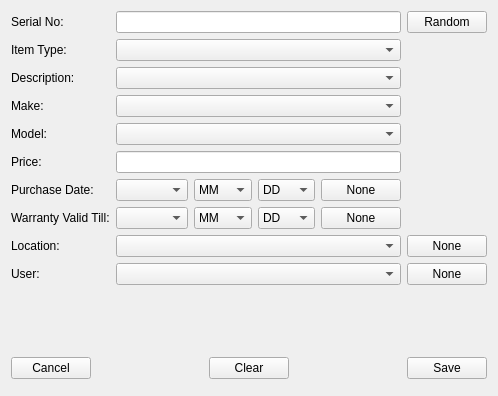
<?xml version="1.0" encoding="UTF-8"?>
<ui version="4.0">
 <class>Form</class>
 <widget class="QWidget" name="Form">
  <property name="geometry">
   <rect>
    <x>0</x>
    <y>0</y>
    <width>498</width>
    <height>396</height>
   </rect>
  </property>
  <property name="windowTitle">
   <string>Form</string>
  </property>
  <layout class="QGridLayout" name="gridLayout">
   <item row="0" column="2">
    <widget class="QPushButton" name="randomButton">
     <property name="text">
      <string>Random</string>
     </property>
    </widget>
   </item>
   <item row="7" column="1">
    <layout class="QHBoxLayout" name="horizontalLayout_3">
     <item>
      <widget class="QComboBox" name="validYYYY"/>
     </item>
     <item>
      <widget class="QComboBox" name="validMM">
       <item>
        <property name="text">
         <string>MM</string>
        </property>
       </item>
       <item>
        <property name="text">
         <string>00</string>
        </property>
       </item>
       <item>
        <property name="text">
         <string>01</string>
        </property>
       </item>
       <item>
        <property name="text">
         <string>02</string>
        </property>
       </item>
       <item>
        <property name="text">
         <string>03</string>
        </property>
       </item>
       <item>
        <property name="text">
         <string>04</string>
        </property>
       </item>
       <item>
        <property name="text">
         <string>05</string>
        </property>
       </item>
       <item>
        <property name="text">
         <string>06</string>
        </property>
       </item>
       <item>
        <property name="text">
         <string>07</string>
        </property>
       </item>
       <item>
        <property name="text">
         <string>08</string>
        </property>
       </item>
       <item>
        <property name="text">
         <string>09</string>
        </property>
       </item>
       <item>
        <property name="text">
         <string>10</string>
        </property>
       </item>
       <item>
        <property name="text">
         <string>11</string>
        </property>
       </item>
       <item>
        <property name="text">
         <string>12</string>
        </property>
       </item>
      </widget>
     </item>
     <item>
      <widget class="QComboBox" name="validDD">
       <item>
        <property name="text">
         <string>DD</string>
        </property>
       </item>
       <item>
        <property name="text">
         <string>00</string>
        </property>
       </item>
       <item>
        <property name="text">
         <string>01</string>
        </property>
       </item>
       <item>
        <property name="text">
         <string>02</string>
        </property>
       </item>
       <item>
        <property name="text">
         <string>03</string>
        </property>
       </item>
       <item>
        <property name="text">
         <string>04</string>
        </property>
       </item>
       <item>
        <property name="text">
         <string>05</string>
        </property>
       </item>
       <item>
        <property name="text">
         <string>06</string>
        </property>
       </item>
       <item>
        <property name="text">
         <string>07</string>
        </property>
       </item>
       <item>
        <property name="text">
         <string>08</string>
        </property>
       </item>
       <item>
        <property name="text">
         <string>09</string>
        </property>
       </item>
       <item>
        <property name="text">
         <string>10</string>
        </property>
       </item>
       <item>
        <property name="text">
         <string>11</string>
        </property>
       </item>
       <item>
        <property name="text">
         <string>12</string>
        </property>
       </item>
       <item>
        <property name="text">
         <string>13</string>
        </property>
       </item>
       <item>
        <property name="text">
         <string>14</string>
        </property>
       </item>
       <item>
        <property name="text">
         <string>15</string>
        </property>
       </item>
       <item>
        <property name="text">
         <string>16</string>
        </property>
       </item>
       <item>
        <property name="text">
         <string>17</string>
        </property>
       </item>
       <item>
        <property name="text">
         <string>18</string>
        </property>
       </item>
       <item>
        <property name="text">
         <string>19</string>
        </property>
       </item>
       <item>
        <property name="text">
         <string>20</string>
        </property>
       </item>
       <item>
        <property name="text">
         <string>21</string>
        </property>
       </item>
       <item>
        <property name="text">
         <string>22</string>
        </property>
       </item>
       <item>
        <property name="text">
         <string>23</string>
        </property>
       </item>
       <item>
        <property name="text">
         <string>24</string>
        </property>
       </item>
       <item>
        <property name="text">
         <string>25</string>
        </property>
       </item>
       <item>
        <property name="text">
         <string>26</string>
        </property>
       </item>
       <item>
        <property name="text">
         <string>27</string>
        </property>
       </item>
       <item>
        <property name="text">
         <string>28</string>
        </property>
       </item>
       <item>
        <property name="text">
         <string>29</string>
        </property>
       </item>
       <item>
        <property name="text">
         <string>30</string>
        </property>
       </item>
       <item>
        <property name="text">
         <string>31</string>
        </property>
       </item>
      </widget>
     </item>
     <item>
      <widget class="QPushButton" name="validNoneButton">
       <property name="text">
        <string>None</string>
       </property>
      </widget>
     </item>
    </layout>
   </item>
   <item row="10" column="1">
    <spacer name="verticalSpacer_2">
     <property name="orientation">
      <enum>Qt::Vertical</enum>
     </property>
     <property name="sizeHint" stdset="0">
      <size>
       <width>20</width>
       <height>40</height>
      </size>
     </property>
    </spacer>
   </item>
   <item row="0" column="1">
    <widget class="QLineEdit" name="serialNoBox">
     <property name="sizePolicy">
      <sizepolicy hsizetype="MinimumExpanding" vsizetype="Fixed">
       <horstretch>0</horstretch>
       <verstretch>0</verstretch>
      </sizepolicy>
     </property>
     <property name="maxLength">
      <number>30</number>
     </property>
     <property name="clearButtonEnabled">
      <bool>true</bool>
     </property>
    </widget>
   </item>
   <item row="1" column="0">
    <widget class="QLabel" name="label_2">
     <property name="sizePolicy">
      <sizepolicy hsizetype="Fixed" vsizetype="Fixed">
       <horstretch>0</horstretch>
       <verstretch>0</verstretch>
      </sizepolicy>
     </property>
     <property name="text">
      <string>Item Type:</string>
     </property>
    </widget>
   </item>
   <item row="6" column="0">
    <widget class="QLabel" name="label_9">
     <property name="sizePolicy">
      <sizepolicy hsizetype="Fixed" vsizetype="Fixed">
       <horstretch>0</horstretch>
       <verstretch>0</verstretch>
      </sizepolicy>
     </property>
     <property name="text">
      <string>Purchase Date:</string>
     </property>
    </widget>
   </item>
   <item row="3" column="0">
    <widget class="QLabel" name="label_3">
     <property name="sizePolicy">
      <sizepolicy hsizetype="Fixed" vsizetype="Fixed">
       <horstretch>0</horstretch>
       <verstretch>0</verstretch>
      </sizepolicy>
     </property>
     <property name="text">
      <string>Make:</string>
     </property>
    </widget>
   </item>
   <item row="4" column="0">
    <widget class="QLabel" name="label_4">
     <property name="sizePolicy">
      <sizepolicy hsizetype="Fixed" vsizetype="Fixed">
       <horstretch>0</horstretch>
       <verstretch>0</verstretch>
      </sizepolicy>
     </property>
     <property name="text">
      <string>Model:</string>
     </property>
    </widget>
   </item>
   <item row="9" column="2">
    <widget class="QPushButton" name="userNoneButton">
     <property name="text">
      <string>None</string>
     </property>
    </widget>
   </item>
   <item row="8" column="0">
    <widget class="QLabel" name="label_7">
     <property name="sizePolicy">
      <sizepolicy hsizetype="Fixed" vsizetype="Fixed">
       <horstretch>0</horstretch>
       <verstretch>0</verstretch>
      </sizepolicy>
     </property>
     <property name="text">
      <string>Location:</string>
     </property>
    </widget>
   </item>
   <item row="11" column="0" colspan="3">
    <layout class="QHBoxLayout" name="horizontalLayout">
     <item>
      <widget class="QPushButton" name="cancelButton">
       <property name="text">
        <string>Cancel</string>
       </property>
      </widget>
     </item>
     <item>
      <spacer name="horizontalSpacer_2">
       <property name="orientation">
        <enum>Qt::Horizontal</enum>
       </property>
       <property name="sizeHint" stdset="0">
        <size>
         <width>58</width>
         <height>33</height>
        </size>
       </property>
      </spacer>
     </item>
     <item>
      <widget class="QPushButton" name="clearButton">
       <property name="text">
        <string>Clear</string>
       </property>
      </widget>
     </item>
     <item>
      <spacer name="horizontalSpacer_3">
       <property name="orientation">
        <enum>Qt::Horizontal</enum>
       </property>
       <property name="sizeHint" stdset="0">
        <size>
         <width>58</width>
         <height>33</height>
        </size>
       </property>
      </spacer>
     </item>
     <item>
      <widget class="QPushButton" name="saveButton">
       <property name="text">
        <string>Save</string>
       </property>
      </widget>
     </item>
    </layout>
   </item>
   <item row="5" column="1">
    <widget class="QLineEdit" name="priceBox">
     <property name="sizePolicy">
      <sizepolicy hsizetype="MinimumExpanding" vsizetype="Fixed">
       <horstretch>0</horstretch>
       <verstretch>0</verstretch>
      </sizepolicy>
     </property>
     <property name="maxLength">
      <number>30</number>
     </property>
     <property name="clearButtonEnabled">
      <bool>true</bool>
     </property>
    </widget>
   </item>
   <item row="4" column="1">
    <widget class="QComboBox" name="modelBox">
     <property name="sizePolicy">
      <sizepolicy hsizetype="MinimumExpanding" vsizetype="Fixed">
       <horstretch>0</horstretch>
       <verstretch>0</verstretch>
      </sizepolicy>
     </property>
     <property name="editable">
      <bool>false</bool>
     </property>
    </widget>
   </item>
   <item row="2" column="0">
    <widget class="QLabel" name="label_8">
     <property name="sizePolicy">
      <sizepolicy hsizetype="Fixed" vsizetype="Fixed">
       <horstretch>0</horstretch>
       <verstretch>0</verstretch>
      </sizepolicy>
     </property>
     <property name="text">
      <string>Description:</string>
     </property>
    </widget>
   </item>
   <item row="1" column="1">
    <widget class="QComboBox" name="itemTypeBox">
     <property name="sizePolicy">
      <sizepolicy hsizetype="MinimumExpanding" vsizetype="Fixed">
       <horstretch>0</horstretch>
       <verstretch>0</verstretch>
      </sizepolicy>
     </property>
    </widget>
   </item>
   <item row="2" column="1">
    <widget class="QComboBox" name="descriptionBox">
     <property name="sizePolicy">
      <sizepolicy hsizetype="MinimumExpanding" vsizetype="Fixed">
       <horstretch>0</horstretch>
       <verstretch>0</verstretch>
      </sizepolicy>
     </property>
     <property name="editable">
      <bool>false</bool>
     </property>
    </widget>
   </item>
   <item row="8" column="2">
    <widget class="QPushButton" name="locationNoneButton">
     <property name="text">
      <string>None</string>
     </property>
    </widget>
   </item>
   <item row="9" column="0">
    <widget class="QLabel" name="label_5">
     <property name="sizePolicy">
      <sizepolicy hsizetype="Fixed" vsizetype="Fixed">
       <horstretch>0</horstretch>
       <verstretch>0</verstretch>
      </sizepolicy>
     </property>
     <property name="text">
      <string>User:</string>
     </property>
    </widget>
   </item>
   <item row="5" column="0">
    <widget class="QLabel" name="label_10">
     <property name="sizePolicy">
      <sizepolicy hsizetype="Fixed" vsizetype="Fixed">
       <horstretch>0</horstretch>
       <verstretch>0</verstretch>
      </sizepolicy>
     </property>
     <property name="text">
      <string>Price:</string>
     </property>
    </widget>
   </item>
   <item row="0" column="0">
    <widget class="QLabel" name="label">
     <property name="sizePolicy">
      <sizepolicy hsizetype="Fixed" vsizetype="Fixed">
       <horstretch>0</horstretch>
       <verstretch>0</verstretch>
      </sizepolicy>
     </property>
     <property name="layoutDirection">
      <enum>Qt::LeftToRight</enum>
     </property>
     <property name="text">
      <string>Serial No:</string>
     </property>
    </widget>
   </item>
   <item row="6" column="1">
    <layout class="QHBoxLayout" name="horizontalLayout_4">
     <item>
      <widget class="QComboBox" name="purchaseYYYY"/>
     </item>
     <item>
      <widget class="QComboBox" name="purchaseMM">
       <item>
        <property name="text">
         <string>MM</string>
        </property>
       </item>
       <item>
        <property name="text">
         <string>00</string>
        </property>
       </item>
       <item>
        <property name="text">
         <string>01</string>
        </property>
       </item>
       <item>
        <property name="text">
         <string>02</string>
        </property>
       </item>
       <item>
        <property name="text">
         <string>03</string>
        </property>
       </item>
       <item>
        <property name="text">
         <string>04</string>
        </property>
       </item>
       <item>
        <property name="text">
         <string>05</string>
        </property>
       </item>
       <item>
        <property name="text">
         <string>06</string>
        </property>
       </item>
       <item>
        <property name="text">
         <string>07</string>
        </property>
       </item>
       <item>
        <property name="text">
         <string>08</string>
        </property>
       </item>
       <item>
        <property name="text">
         <string>09</string>
        </property>
       </item>
       <item>
        <property name="text">
         <string>10</string>
        </property>
       </item>
       <item>
        <property name="text">
         <string>11</string>
        </property>
       </item>
       <item>
        <property name="text">
         <string>12</string>
        </property>
       </item>
      </widget>
     </item>
     <item>
      <widget class="QComboBox" name="purchaseDD">
       <item>
        <property name="text">
         <string>DD</string>
        </property>
       </item>
       <item>
        <property name="text">
         <string>00</string>
        </property>
       </item>
       <item>
        <property name="text">
         <string>01</string>
        </property>
       </item>
       <item>
        <property name="text">
         <string>02</string>
        </property>
       </item>
       <item>
        <property name="text">
         <string>03</string>
        </property>
       </item>
       <item>
        <property name="text">
         <string>04</string>
        </property>
       </item>
       <item>
        <property name="text">
         <string>05</string>
        </property>
       </item>
       <item>
        <property name="text">
         <string>06</string>
        </property>
       </item>
       <item>
        <property name="text">
         <string>07</string>
        </property>
       </item>
       <item>
        <property name="text">
         <string>08</string>
        </property>
       </item>
       <item>
        <property name="text">
         <string>09</string>
        </property>
       </item>
       <item>
        <property name="text">
         <string>10</string>
        </property>
       </item>
       <item>
        <property name="text">
         <string>11</string>
        </property>
       </item>
       <item>
        <property name="text">
         <string>12</string>
        </property>
       </item>
       <item>
        <property name="text">
         <string>13</string>
        </property>
       </item>
       <item>
        <property name="text">
         <string>14</string>
        </property>
       </item>
       <item>
        <property name="text">
         <string>15</string>
        </property>
       </item>
       <item>
        <property name="text">
         <string>16</string>
        </property>
       </item>
       <item>
        <property name="text">
         <string>17</string>
        </property>
       </item>
       <item>
        <property name="text">
         <string>18</string>
        </property>
       </item>
       <item>
        <property name="text">
         <string>19</string>
        </property>
       </item>
       <item>
        <property name="text">
         <string>20</string>
        </property>
       </item>
       <item>
        <property name="text">
         <string>21</string>
        </property>
       </item>
       <item>
        <property name="text">
         <string>22</string>
        </property>
       </item>
       <item>
        <property name="text">
         <string>23</string>
        </property>
       </item>
       <item>
        <property name="text">
         <string>24</string>
        </property>
       </item>
       <item>
        <property name="text">
         <string>25</string>
        </property>
       </item>
       <item>
        <property name="text">
         <string>26</string>
        </property>
       </item>
       <item>
        <property name="text">
         <string>27</string>
        </property>
       </item>
       <item>
        <property name="text">
         <string>28</string>
        </property>
       </item>
       <item>
        <property name="text">
         <string>29</string>
        </property>
       </item>
       <item>
        <property name="text">
         <string>30</string>
        </property>
       </item>
       <item>
        <property name="text">
         <string>31</string>
        </property>
       </item>
      </widget>
     </item>
     <item>
      <widget class="QPushButton" name="purchaseNoneButton">
       <property name="text">
        <string>None</string>
       </property>
      </widget>
     </item>
    </layout>
   </item>
   <item row="3" column="1">
    <widget class="QComboBox" name="makeBox">
     <property name="sizePolicy">
      <sizepolicy hsizetype="MinimumExpanding" vsizetype="Fixed">
       <horstretch>0</horstretch>
       <verstretch>0</verstretch>
      </sizepolicy>
     </property>
     <property name="editable">
      <bool>false</bool>
     </property>
    </widget>
   </item>
   <item row="9" column="1">
    <widget class="QComboBox" name="userBox">
     <property name="sizePolicy">
      <sizepolicy hsizetype="MinimumExpanding" vsizetype="Fixed">
       <horstretch>0</horstretch>
       <verstretch>0</verstretch>
      </sizepolicy>
     </property>
    </widget>
   </item>
   <item row="8" column="1">
    <widget class="QComboBox" name="locationBox">
     <property name="sizePolicy">
      <sizepolicy hsizetype="MinimumExpanding" vsizetype="Fixed">
       <horstretch>0</horstretch>
       <verstretch>0</verstretch>
      </sizepolicy>
     </property>
    </widget>
   </item>
   <item row="7" column="0">
    <widget class="QLabel" name="label_6">
     <property name="sizePolicy">
      <sizepolicy hsizetype="Fixed" vsizetype="Fixed">
       <horstretch>0</horstretch>
       <verstretch>0</verstretch>
      </sizepolicy>
     </property>
     <property name="text">
      <string>Warranty Valid Till:</string>
     </property>
    </widget>
   </item>
  </layout>
 </widget>
 <resources/>
 <connections/>
</ui>
